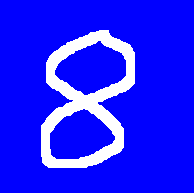
#> input picture LV6/test.png, 194 x 193 px
$ python Skripta_6_2.py
#> lines starting #> are read from the running program, lines starting #| are printed output that depends on the picture; after the words box and inside, x2 and y2 are one past the last pixel; in counts of white or black regions, pixels touching at a corner belong together
from matplotlib import pyplot as plt
from skimage.transform import resize
from skimage import color
import matplotlib.image as mpimg
import numpy as np
import joblib

# ucitaj sliku i prikazi ju
filename = 'test.png'

img = mpimg.imread(filename)
#> img is the input picture: shape (193, 194, 4) float32; mean R, G, B, A 0.127, 0.127, 1, 1
img = color.rgb2gray(img[:,:,0:3])
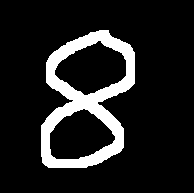
#> img: shape (193, 194) float32; values 0.0721 (black) and 1 (white), 12.7% white; 1 white region, box (x1, y1, x2, y2) and area: (41, 30, 135, 168) 4752
img = resize(img, (28, 28))
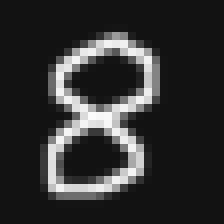
#> img: shape (28, 28) float32 (shown 8 times larger); min 0.0721, max 0.991, mean 0.19

plt.figure()
plt.imshow(img, cmap=plt.get_cmap('gray'))
plt.show()


# TODO: prebacite sliku u vektor odgovarajuce velicine
img = np.reshape(img,(1,28*28))


# vrijednosti piksela kao float32
img = img.astype('float32')

# ucitavanje modela
filename = "NN_model.sav"
#> (the run stopped early here; a loop or call above may not have finished)
